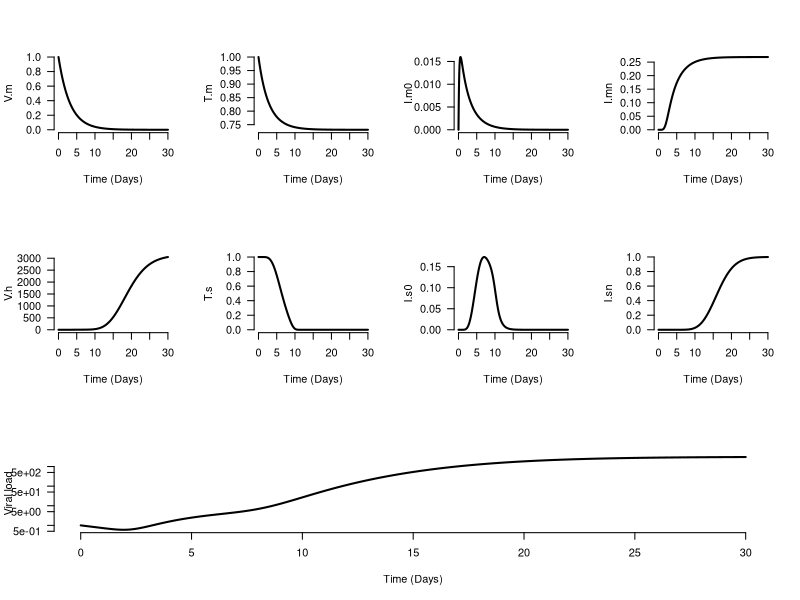

The R script that drew this image:
# set working directory
setwd('~/Documents/bluetongue_project/')

# clear existing workspace
rm(list = ls())

# install necessary packages
if(!require(deSolve)){install.packages('deSolve'); library(deSolve)}

# specify within-vector model of BTV infection
wv.BTV = function(t, state, parameters)
{
  with(as.list(c(state, parameters)),{
    dV.m = -c.m * V.m
    dT.m = -beta.m * T.m * V.m
    dI.m0 = beta.m * T.m * V.m - n * I.m0 / epsilon
    dI.m <- vector(mode="numeric",length=n-1)
    for (i in 1:(n-1)) {
        diffval <- get(paste0("I.m",i-1)) - get(paste0("I.m",i))
        dI.m[i] <- n * diffval / epsilon
    }
    dI.mn = n * get(paste0("I.m",n-1)) / epsilon
    ## dV.h = p * I.mn - c.h * V.h # only midgut infected cells produce virus
    dV.h = p.m * I.mn + p.s * I.sn - c.h * V.h # all infected cells produce virus
    dT.s = -beta.s * T.s * V.h
    dI.s0 = beta.s * T.s * V.h - n * I.s0 / tau
    dI.s <- vector(mode="numeric",length=n-1)
    for (i in 1:(n-1)) {
        diffval <- get(paste0("I.s",i-1)) - get(paste0("I.s",i))
        dI.s[i] <- n * diffval / tau
    }
    dI.sn = n * get(paste0("I.s",n-1)) / tau
    list(c(dV.m, dT.m, dI.m0, dI.m, dI.mn,
           dV.h, dT.s, dI.s0, dI.s, dI.sn))
  })
}

## fixed parameters
k <- sqrt(1e7)
epsilon <- 2
eip <- 12
tau <- eip - epsilon
n <- 10

## run model
times = seq(from = 0, to = 30, by = 0.01)
beta <- 0.1
p.m <- 10
p.s <- 100*p.m # p.s > p.m
c <- (p.s + p.m) / k
parameters = c(c.m = c, c.h = c, beta.m = beta, beta.s = beta, n = n,
               p.m = p.m, p.s = p.s, epsilon = epsilon, tau = tau)
V.m <- 1; T.m <- 1; T.s <- 1 #equations are proportions
state = c(V.m, T.m, rep(0,parameters["n"]+1),0, T.s, rep(0,parameters["n"]+1))
state.names <- c("V.m","T.m",paste0("I.m",0:(parameters["n"]-1)),"I.mn",
                 "V.h","T.s",paste0("I.s",0:(parameters["n"]-1)),"I.sn")
names(state) <- state.names
                 

dat = ode(y = state, times = times, func = wv.BTV, parms = parameters)
## plot(dat[,1],1 * (dat[,"V.m"] + dat[,"V.h"]))

# generate plot
par(mar=c(5.1,4.1,4.1,2.1))
layout(mat = matrix(c(1:8,rep(9,4)), nrow = 3,byrow=TRUE))
plot(dat[,1], dat[,"V.m"], type = 'l', lwd = 2, bty = 'n', 
     xlab = 'Time (Days)', ylab = 'V.m', las = 1)
plot(dat[,1], dat[,"T.m"], type = 'l', lwd = 2, bty = 'n',
     xlab = 'Time (Days)', ylab = 'T.m', las = 1)
plot(dat[,1], dat[,"I.m0"], type = 'l', lwd = 2, bty = 'n',
     xlab = 'Time (Days)', ylab = 'I.m0', las = 1)
plot(dat[,1], dat[,"I.mn"], type = 'l', lwd = 2, bty = 'n',
     xlab = 'Time (Days)', ylab = 'I.mn', las = 1)
plot(dat[,1], dat[,"V.h"], type = 'l', lwd = 2, bty = 'n', 
     xlab = 'Time (Days)', ylab = 'V.h', las = 1)
plot(dat[,1], dat[,"T.s"], type = 'l', lwd = 2, bty = 'n', 
     xlab = 'Time (Days)', ylab = 'T.s', las = 1)
plot(dat[,1], dat[,"I.s0"], type = 'l', lwd = 2, bty = 'n', 
     xlab = 'Time (Days)', ylab = 'I.s0', las = 1)
plot(dat[,1], dat[,"I.sn"], type = 'l', lwd = 2, bty = 'n', 
     xlab = 'Time (Days)', ylab = 'I.sn', las = 1)
plot(dat[,1],1*(dat[,"V.m"] + dat[,"V.h"]),lwd = 2, bty = 'n', 
     xlab = 'Time (Days)', ylab = 'Viral load', las = 1,log="y",type='l')
